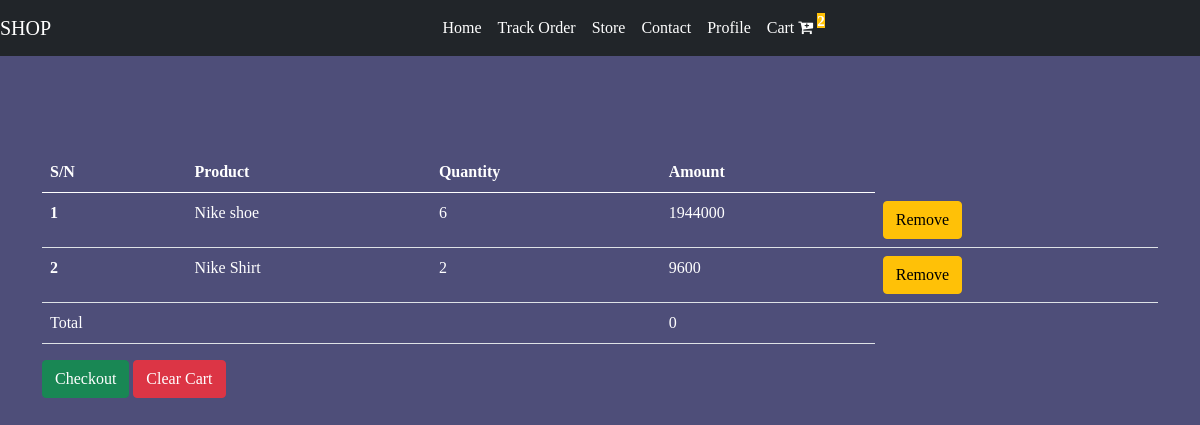
/cart, run on an earlier commit of the app's database.
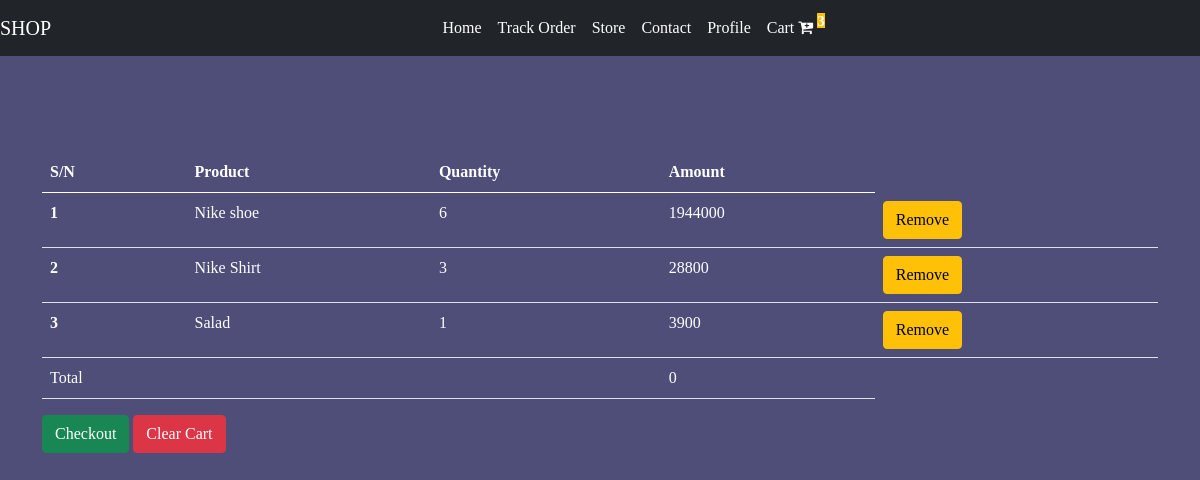
And on a later commit of the database.
### apps/models.py (models this page shows, shortened)
class CartItem(models.Model):
    created_by = models.ForeignKey(User, on_delete=models.CASCADE )
    product = models.ForeignKey(Product, on_delete=models.CASCADE, related_name="product")
    amount = models.PositiveIntegerField(default=0)
    created = models.DateTimeField(auto_now_add=True)
    quantity = models.PositiveBigIntegerField(default=1)

class Product(models.Model):
    name = models.CharField(max_length=400)
    main_price = models.PositiveIntegerField()
    discounted_price = models.PositiveIntegerField()
    view_count = models.PositiveIntegerField(default=0)
    image = models.ImageField(upload_to="media/images")
    def __str__(self):
        return self.name

### apps/views.py (the view)
# urls.py: path('cart', views.cart, name="cart"),
def cart(request):
    product = Product.objects.all()
    all_cart_products = CartItem.objects.all()
    context = {}
    context['cart_products_all'] = all_cart_products
    counter = all_cart_products.count()
    context["counter"] = counter
    return render(request, "cart.html", context )

### Templates/cart.html (shortened to what this page needs)
{% load static %}
<!DOCTYPE html>
<html lang="en">
<head>
    <link rel="stylesheet" href="https://stackpath.bootstrapcdn.com/bootstrap/5.0.0-alpha1/css/bootstrap.min.css" />
    <link rel="stylesheet" href="https://cdnjs.cloudflare.com/ajax/libs/font-awesome/4.7.0/css/font-awesome.min.css" />
    <link rel="stylesheet" href="{% static 'style.css' %}" />
</head>
<header>
    <nav class="navbar navbar-expand-md navbar-dark bg-dark">
        <a class="navbar-brand ml-2" href="#">SHOP </a>
        <div class="collapse navbar-collapse" id="collapsibleNavId">
            <ul class="navbar-nav mx-auto mt-2 mt-lg-0">
                <li class="nav-item mr-5">
                    <a class="nav-link text-white" href="#">Home <span class="sr-only">(current)</span></a
            >
          </li>
          <li class="nav-item mr-5">
            <a class="nav-link text-white" href="#">Track Order</a>
                </li>
                <li class="nav-item mr-5">
                    <a class="nav-link text-white" href="#">Store</a>
                </li>
                <li class="nav-item mr-5">
                    <a class="nav-link text-white" href="#">Contact</a>
                </li>
                <li class="nav-item mr-5">
                    <a class="nav-link text-white" href="#">Profile</a>
                </li>
                <li class="nav-item">
                    <a class="nav-link text-white" href="{% url 'cart' %}">Cart
              <i class="fa fa-cart-plus" aria-hidden="true">
                <sup class="bg-warning sup">{{counter}}</sup>
              </i>
            </a>
                </li>
            </ul>
        </div>
    </nav>
</header>
<body>
    <div class="container">
        <br /><br />
        <div class="mt-5">
            <table class="table text-white">
                <thead>
                    <tr>
                        <th scope="col">S/N</th>
                        <th scope="col">Product</th>
                        <th scope="col">Quantity</th>
                        <th scope="col">Amount</th>
                    </tr>
                </thead>
                <tbody>
                    {% for i in cart_products_all %}
                    <tr>
                        <th scope="row">{{i.id}}</th>
                        <td>{{i.product}}</td>
                        <td>{{i.quantity}}</td>
                        <td>{{i.amount }}</td>
                        <td>
                            <div class="btn btn-warning">Remove</div>
                        </td>
                    </tr>
                    {% endfor %}
                    <tr>
                        <td>Total</td>
                        <td></td>
                        <td></td>
                        <td>0</td>
                    </tr>
                </tbody>
            </table>
            <div class="btn btn-success">Checkout</div>
            <div class="btn btn-danger">Clear Cart</div>
        </div>
    </div>
</body>
</html>

What changed in the data, as far as the page shows it:
changed CartItem "Nike Shirt": quantity "2" → "3"; amount "9600" → "28800"
added CartItem: id "3", product "Salad", quantity "1", amount "3900"
Also different on the page:
{{ counter }}: "2" → "3"
